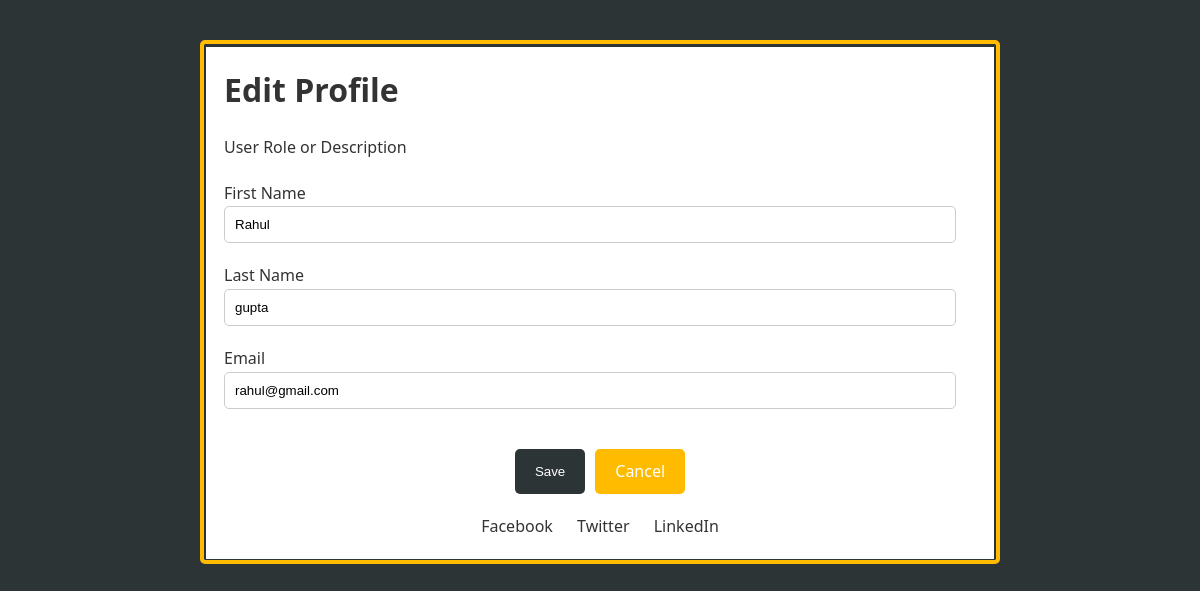
The app's page /accounts/edit_profile/2/ with its own data.
### useraccount/models.py (models this page shows)
class User(models.Model):
    first_name=models.CharField(max_length=100)
    last_name=models.CharField(max_length=100)
    email=models.EmailField(unique=True)
    password=models.CharField(max_length=100)

### useraccount/views.py (the view)
# urls.py: path('edit_profile/<int:user_id>/',views.edit_profile, name='editprofile'),
def edit_profile(request,user_id):
    user = User.objects.get(id=user_id)
    if request.method == 'POST':
        user.first_name = request.POST.get('first_name')
        user.last_name = request.POST.get('last_name')
        user.email = request.POST.get('email')
        user.save()
        return redirect('profile',user_id=user_id)
    return render(request, 'edit_profile.html', {'user': user})

### templates/edit_profile.html (shortened to what this page needs)
<!DOCTYPE html>
<html lang="en">
<head>
    <link rel="stylesheet" href="/static/css/edit_profile.css">
</head>
<body>
    <div class="profile-container">
        <div class="profile-header">
            <h1>Edit Profile</h1>
            <p class="role">User Role or Description</p>
        </div>
        <form method="post">
            <label for="first_name">First Name</label>
            <input type="text" id="first_name" name="first_name" placeholder="First Name" value="{{ user.first_name }}"
                required><br>
            <label for="last_name">Last Name</label>
            <input type="text" id="last_name" name="last_name" placeholder="Last Name" value="{{ user.last_name }}"
                required><br>
            <label for="email">Email</label>
            <input type="email" id="email" name="email" placeholder="Email" value="{{ user.email }}" required><br>
                    <div class="form-actions">
            <button type="submit" class="edit-profile-btn">Save</button>
            <a href="{% url 'profile' user.id %}" class="go-back-btn">Cancel</a>
        </div>
        </form>
        <div class="social-links">
            <a href="#" class="social-link">Facebook</a>
            <a href="#" class="social-link">Twitter</a>
            <a href="#" class="social-link">LinkedIn</a>
        </div>
    </div>
</body>
</html>

### static/css/edit_profile.css (style rules this page uses)
:root { --primary-color: #2d3436; --accent-color: #ffbb00; --text-color: #333; --background-color: #2d3436; --border-radius: 5px; }
* { box-sizing: border-box; margin: 0; padding: 0; }
body { font-family: 'Segoe UI', Tahoma, Geneva, Verdana, sans-serif; background-color: var(--background-color); color: var(--text-color); line-height: 1.6; }
.profile-container { max-width: 800px; margin: 40px auto; padding: 20px; background-color: #fff; border: 4px solid var(--accent-color); border-radius: var(--border-radius); box-shadow:inset 0px 1px 0px 2px #2d3436; }
.profile-header h1, .profile-header p { margin-bottom: 20px; }
input[type="text"], input[type="email"] { width: calc(100% - 20px); padding: 10px; margin-bottom: 20px; border: 1px solid #ccc; border-radius: var(--border-radius); }
button, .go-back-btn { padding: 10px 20px; border: none; border-radius: var(--border-radius); cursor: pointer; color: #fff; text-decoration: none; transition: background-color 0.3s ease; }
.edit-profile-btn { background-color: var(--primary-color); }
.go-back-btn { background-color: var(--accent-color); margin-left: 10px; }
.social-links { text-align: center; margin-top: 20px; }
.social-link { margin: 0 10px; color: var(--text-color); text-decoration: none; }
.form-actions { display: flex; justify-content: center; margin-top: 20px; }

### records on screen
User: first_name "Rahul", last_name "gupta", email "rahul@gmail.com"
